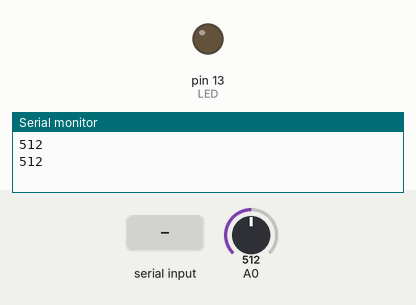
This sketch was run on a simulated Arduino Uno, built with avr-gcc and run on an emulated ATmega328P. Parts: output pins drawn as LEDs (lit = HIGH), the last lines printed to the serial monitor. The test bench sets the inputs (shaded band); at power-on: A0 = 512.

Above: at 1.2 s.
1.3 s: "H" received over Serial
At 3.2 s:
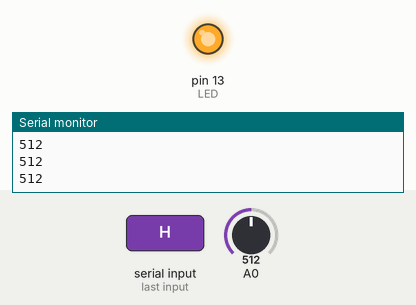
3.5 s: "L" received over Serial
At 4.9 s:
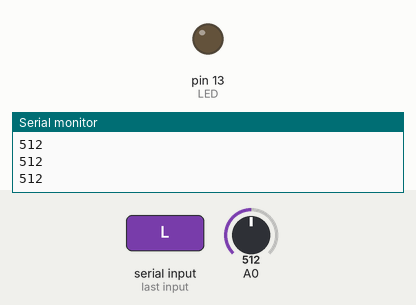
Timing chart, 0 to 6.5 s (numbered marks = the images above; inputs shaded):
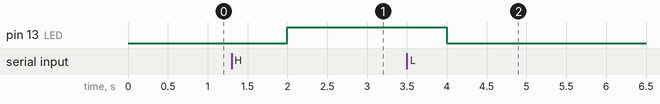

Measured:
- after the input at 1.3 s, pin 13 (LED): LOW → HIGH after 0.70 s
- after the input at 3.5 s, pin 13 (LED): HIGH → LOW after 0.50 s

The sketch:

Arduino_Twitter.ino
```cpp
#define LED 13
int val = 0;

void setup() {
    pinMode(LED, OUTPUT);
    Serial.begin(9600);
}

void loop() {


    if (Serial.available()) {
        char c = Serial.read();
        if (c == 'H') {
            digitalWrite(LED, HIGH);
        }
        else if (c == 'L') {
            digitalWrite(LED, LOW);
        }


    }
    val = analogRead(0);//leer el valor del sensor de A0
    Serial.println(val);
    delay(1000);
}
```
